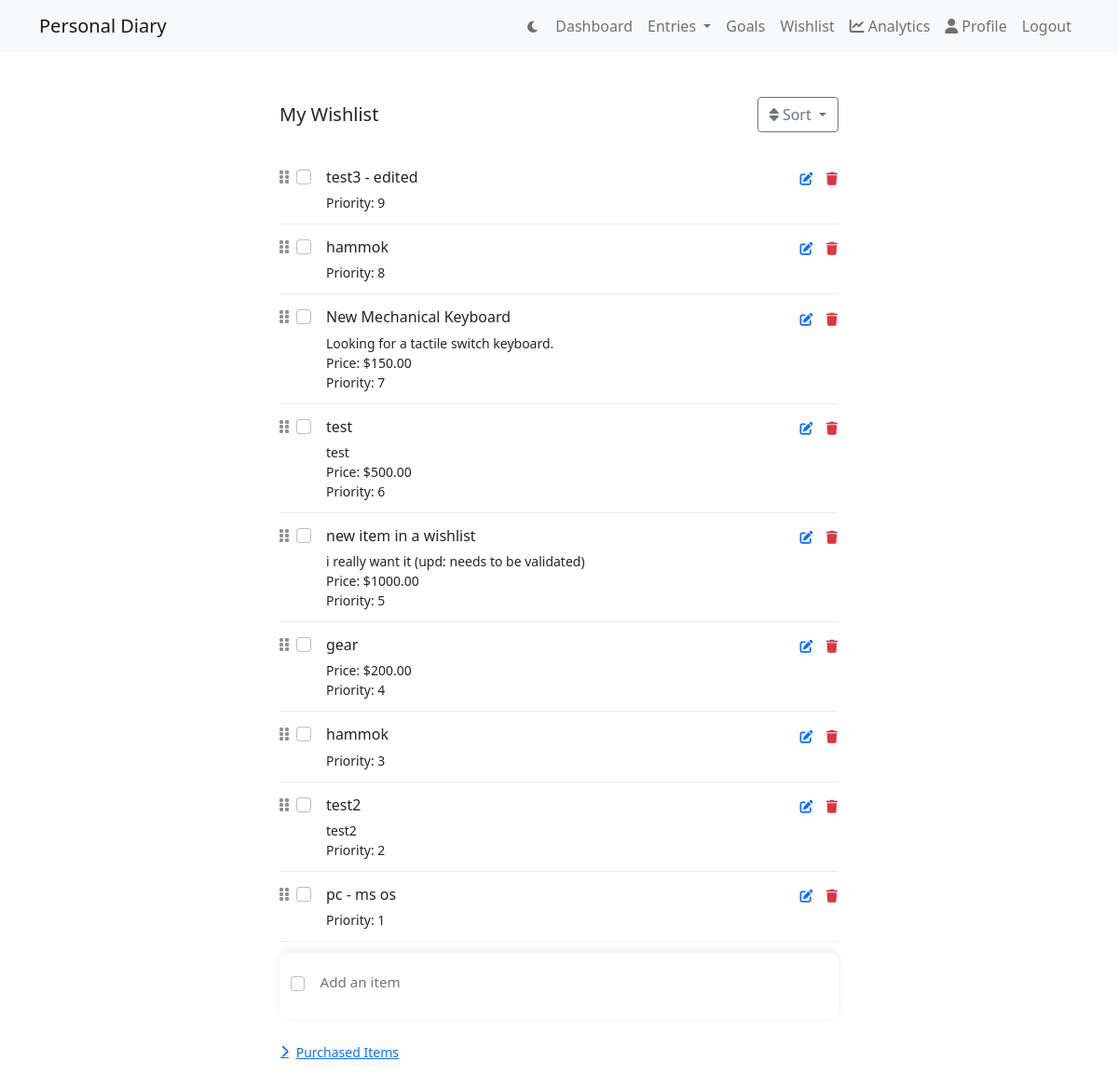
/wishlist/ (signed in), run on the app's committed database.
### diary/models.py (models this page shows)
class Profile(models.Model):
    user = models.OneToOneField(User, on_delete=models.CASCADE)
    dark_mode = models.BooleanField(default=False)
    font_preference = models.CharField(max_length=50, default='default')
    enable_2fa = models.BooleanField(default=False)

class WishListItem(models.Model):
    user = models.ForeignKey(User, on_delete=models.CASCADE)
    title = models.CharField(max_length=200)
    description = models.TextField(blank=True)
    price = models.DecimalField(max_digits=10, decimal_places=2, null=True, blank=True)
    purchased = models.BooleanField(default=False)
    priority = models.IntegerField(default=0, null=True, blank=True)
    created_at = models.DateTimeField(auto_now_add=True, null=True)
    class Meta:
            ordering = [
                'purchased',
                models.F('priority').asc(nulls_first=True),  # Null priority first, then by priority
                '-created_at'
            ]

### diary/views.py (the view)
# urls.py: path('wishlist/', views.wishlist, name='wishlist'),
@login_required
def wishlist(request):
    wishlist_items = WishListItem.objects.filter(user=request.user)
    sort = request.GET.get('sort', 'custom')
    if sort == 'date_asc':
        wishlist_items = wishlist_items.order_by('created_at')
    elif sort == 'date_desc':
        wishlist_items = wishlist_items.order_by('-created_at')
    elif sort == 'price_asc':
        wishlist_items = wishlist_items.order_by(models.F('price').asc(nulls_last=True))
    elif sort == 'price_desc':
        wishlist_items = wishlist_items.order_by(models.F('price').desc(nulls_last=True))
    elif sort == 'priority_asc':
        wishlist_items = wishlist_items.order_by(models.F('priority').asc(nulls_last=True))
    elif sort == 'priority_desc':
        wishlist_items = wishlist_items.order_by(models.F('priority').desc(nulls_last=True))
    else:
        wishlist_items = wishlist_items.order_by('purchased', '-priority', '-created_at')
    context = {
        'wishlist_items': wishlist_items,
        'dark_mode': request.user.profile.dark_mode,
        'current_sort': sort
    }
    return render(request, 'diary/wishlist.html', context)

### diary/templates/diary/wishlist.html (shortened to what this page needs)
{% extends "diary/layout.html" %}
{% block content %}
<div class="container py-4">
    <div class="wishlist-container">
        <div class="d-flex justify-content-between align-items-center mb-4">
            <h1 class="h5 mb-0">My Wishlist</h1>
            <div class="dropdown">
                <button class="btn btn-outline-secondary dropdown-toggle" type="button"
                        data-bs-toggle="dropdown" aria-expanded="false">
                    <i class="fas fa-sort"></i> Sort
                </button>
            </div>
        </div>
        <div id="wishlist-items" class="{% if current_sort == 'custom' %}sortable{% endif %}">
            {% for item in wishlist_items %}
                {% if not item.purchased %}
                <div class="wishlist-card" data-id="{{ item.id }}">
                    <div class="d-flex">
                        {% if current_sort == 'custom' %}
                        <div class="drag-handle me-2"><i class="fas fa-grip-vertical"></i></div>
                        {% endif %}
                        <input type="checkbox" class="form-check-input me-3"
                               onchange="toggleItemPurchased({{ item.id }})">
                        <div class="flex-grow-1">
                            <div class="d-flex justify-content-between">
                                <div class="item-title">{{ item.title }}</div>
                                <div>
                                    <button class="btn btn-link p-0 me-2"
                                            onclick="editItem({{ item.id }}, '{{ item.title|escapejs }}', '{{ item.description|escapejs }}', '{{ item.price|default:'' }}', '{{ item.priority|default:'' }}')">
                                        <i class="fas fa-edit"></i>
                                    </button>
                                    <button class="btn btn-link text-danger p-0" onclick="deleteItem({{ item.id }})">
                                        <i class="fas fa-trash"></i>
                                    </button>
                                </div>
                            </div>
                            {% if item.description or item.price or item.priority %}
                            <div class="item-meta mt-1">
                                {% if item.description %}
                                <div>{{ item.description }}</div>
                                {% endif %}
                                {% if item.price %}
                                <div>Price: ${{ item.price }}</div>
                                {% endif %}
                                {% if item.priority %}
                                <div>Priority: {{ item.priority }}</div>
                                {% endif %}
                            </div>
                            {% endif %}
                        </div>
                    </div>
                </div>
                {% endif %}
            {% endfor %}
        </div>
        <div class="quick-add-section">
            <form id="quickAddForm" onsubmit="handleQuickAdd(event)">
                <div class="checkbox-wrapper">
                    <input type="checkbox" class="form-check-input" id="quickAddPurchased">
                    <input type="text" class="quick-add-input" placeholder="Add an item"
                           id="quickAddTitle" onfocus="showDetails()">
                </div>
            </form>
        </div>
        <div class="mt-4">
            <button class="btn btn-link w-100 text-start d-flex align-items-center"
                    type="button"
                    data-bs-toggle="collapse"
                    data-bs-target="#purchasedItems">
                <i class="fas fa-chevron-right me-2"></i>
                Purchased Items
            </button>
        </div>
    </div>
</div>
{% endblock %}

### diary/static/diary/css/style.css (style rules this page uses)
:root { --background-color: #ffffff; --text-color: #212529; --card-bg: #ffffff; --card-border: #dee2e6; --tag-bg: #e9ecef; --tag-color: #212529; --tag-selected-bg: #007bff; --tag-selected-color: #ffffff; --input-bg: #ffffff; --input-border: #ced4da; --header-bg: #f8f9fa; --header-border: #dee2e6; --tag-bg-dark: #2d3238; }
body { background-color: var(--background-color); color: var(--text-color); }
.card, .navbar, .btn { transition: background-color 0.3s, border-color 0.3s, color 0.3s; }
.drag-handle { right: 10px; top: 50%; color: var(--text-muted); opacity: 0.5; cursor: move; }
.quick-add-section { position: sticky; bottom: 0; background: var(--bg-color, #fff); padding: 0.75rem; border-radius: 8px 8px 8px 8px; box-shadow: 0 -2px 8px rgba(0, 0, 0, 0.08); margin-top: 0.75rem; }
.quick-add-input { border: none; background: transparent; width: 100%; color: var(--text-color); padding: 0.5rem; font-size: 0.95rem; }
.checkbox-wrapper { display: flex; align-items: center; margin-bottom: 0.5rem; }
.form-check-input { width: 1rem; height: 1rem; margin-right: 0.5rem; }
.btn-link { font-size: 0.875rem; padding: 0; }
.btn-link i.fa-chevron-right { transition: transform 0.3s; }
.wishlist-container { max-width: 600px; margin: 0 auto; padding-bottom: 100px; }
.wishlist-card { border: none; border-radius: 0; border-bottom: 1px solid var(--border-color, #e9ecef); padding: 0.75rem 0; position: relative; cursor: default; }
.sortable .wishlist-card { cursor: move; }
.item-title { margin: 0; font-weight: normal; }
.item-meta { font-size: 0.875rem; color: var(--text-muted); }

### data on the page
WishListItem: title "test3 - edited", priority "9"
WishListItem: title "hammok", priority "8"
WishListItem: title "New Mechanical Keyboard", description "Looking for a tactile switch keyboard.", price "150.00", priority "7"
WishListItem: title "test", description "test", price "500.00", priority "6"
WishListItem: title "new item in a wishlist", description "i really want it (upd: needs to be validated)", price "1000.00", priority "5"
WishListItem: title "gear", price "200.00", priority "4"
WishListItem: title "hammok", priority "3"
WishListItem: title "test2", description "test2", priority "2"
WishListItem: title "pc - ms os", priority "1"
